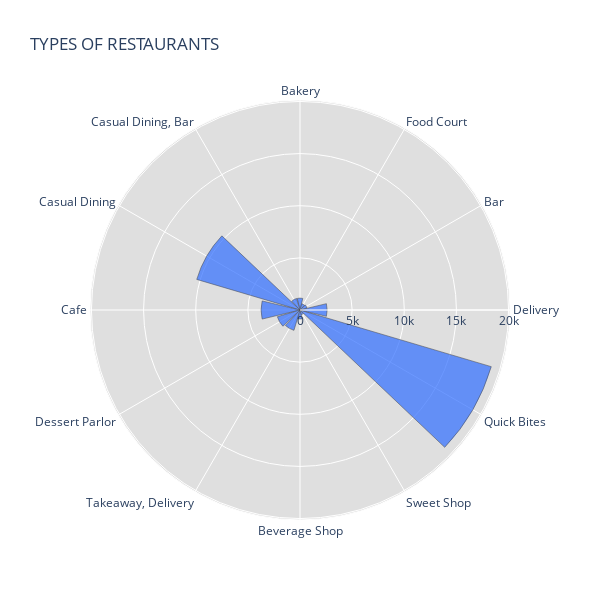

Write notebook code for a chart like this one.
### Code cell
rest_typeDF = df['rest_type'].value_counts().head(12)
rest_typeDF = rest_typeDF.to_frame()
rest_typeDF = rest_typeDF.sample(frac=1)
type_heading = list(rest_typeDF.index)
count_heading = list(rest_typeDF['rest_type'])

fig = go.Figure()

fig.add_trace(go.Barpolar(
    r=list(count_heading),
    theta=list(type_heading),
    name='C',
    marker_color='rgb(46,109,255)',
    marker_line_color='black',
    hoverinfo=['all'],
    opacity=0.7
))

fig.update_layout(
    title='TYPES OF RESTAURANTS',
    font_size=12,
    legend_font_size=15,
    polar_angularaxis_rotation=90,
    width=600,
    height=600,
    polar=dict(
        bgcolor="rgb(223,223,223)"
    )
)

fig.show()

### Figure 1 — Plotly figure (JSON) as saved in the notebook; plotly's stock layout.template omitted (floating-point values rounded to 4 significant figures)
{"data": [{"hoverinfo": ["all"], "marker": {"color": "rgb(46,109,255)", "line": {"color": "black"}}, "name": "C", "opacity": 0.7, "r": [1141, 1154, 10330, 3732, 2263, 2037, 867, 468, 19132, 2604, 697, 624], "theta": ["Bakery", "Casual Dining, Bar", "Casual Dining", "Cafe", "Dessert Parlor", "Takeaway, Delivery", "Beverage Shop", "Sweet Shop", "Quick Bites", "Delivery", "Bar", "Food Court"], "type": "barpolar"}], "layout": {"font": {"size": 12}, "height": 600, "legend": {"font": {"size": 15}}, "polar": {"angularaxis": {"rotation": 90}, "bgcolor": "rgb(223,223,223)"}, "title": {"text": "TYPES OF RESTAURANTS"}, "width": 600}}
